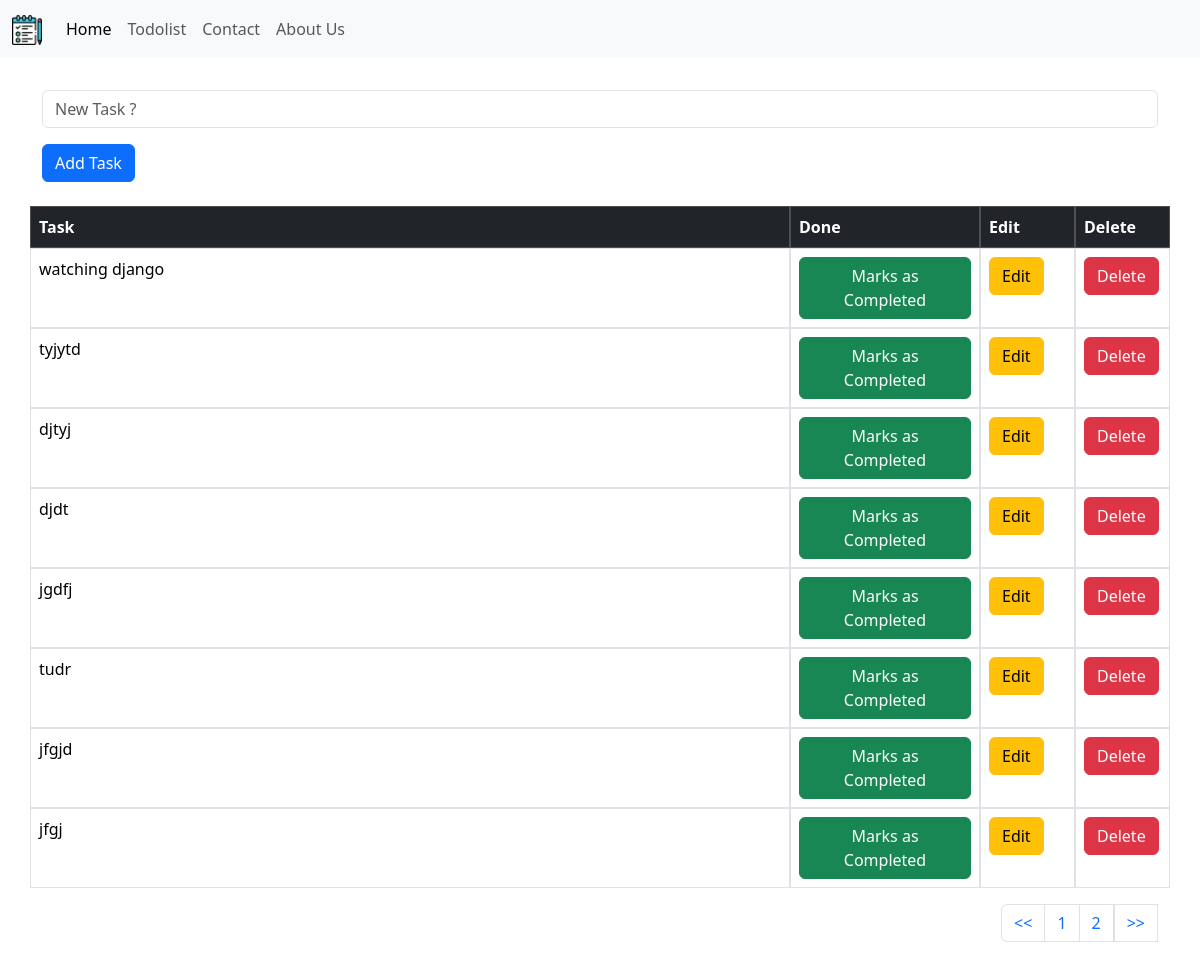
Before: /todolist/ with the older database file.
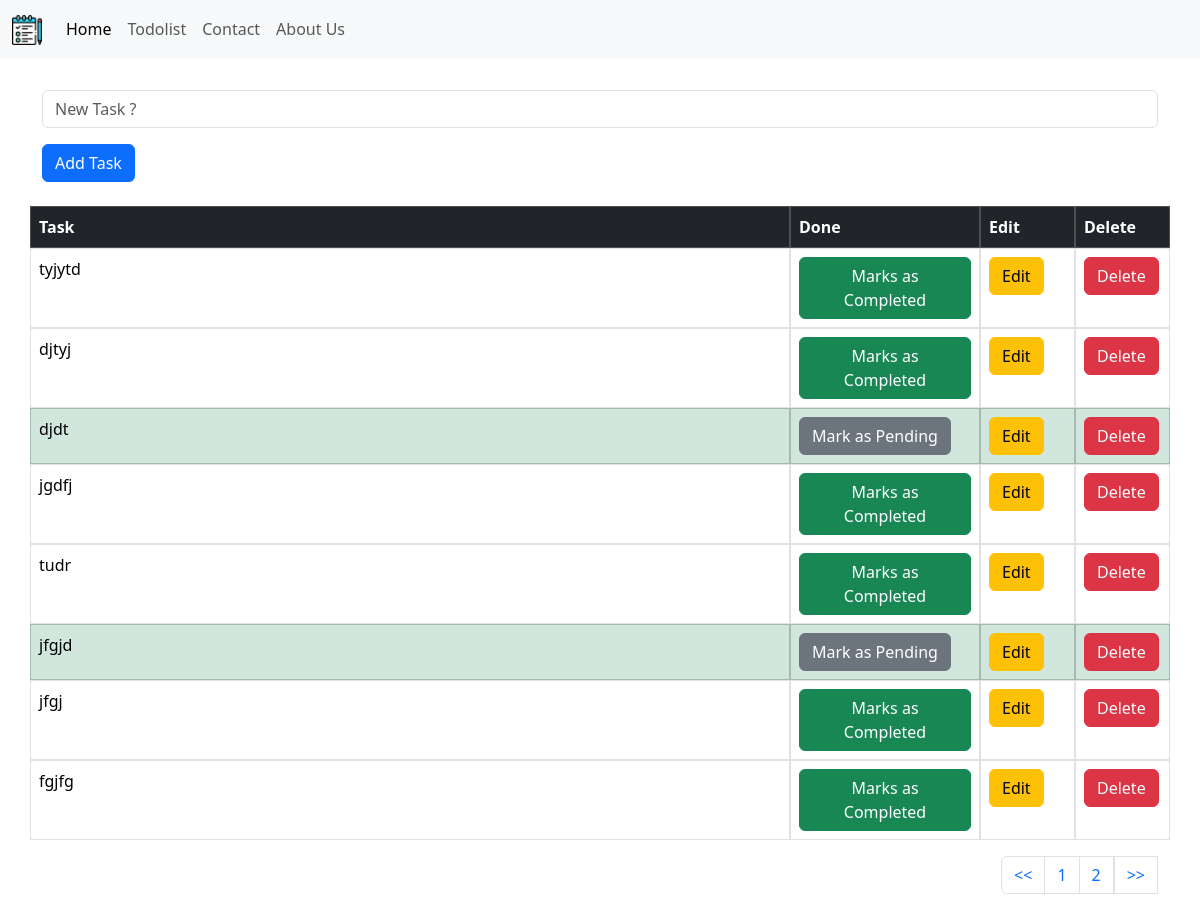
After: the same page with the newer database file.
### mainapp/models.py (models this page shows, shortened)
class Task(models.Model):
    task= models.CharField(max_length=100)
    is_completed = models.BooleanField(default=False)

### mainapp/views.py (the view, shortened to what this page needs)
# urls.py: path('todolist/', views.todolist, name='todolist'),
def todolist(request):
   all_tasks = Task.objects.all()
   paginator=Paginator(all_tasks, 8)
   page = request.GET.get("page")
   all_tasks =paginator.get_page(page)
   context = {
      'page':'TaskList',
      'all_tasks':all_tasks,
   }
   return render(request, "todolist.html",context )

### mainapp/templates/todolist.html (shortened to what this page needs)
{%extends "base.html"%}
 {%block content%}
 <div class="container">
  <br>
  <form method="post">
  <div class="mb-3">
    <input name="task" type="text" placeholder="New Task ?" class="form-control">
  </div>
  <button type="submit" class="btn btn-primary">Add Task</button>
</form>
  <br>
  <table class="table table-bordered">
  <thead class="table-dark ">
    <tr class="row">
      <th class="col-8" scope="col">Task</th>
      <th class="col-2" scope="col">Done</th>
      <th class="col-1" scope="col">Edit</th>
      <th class="col-1" scope="col">Delete</th>
    </tr>
  </thead>
  <tbody>
    {% for task in all_tasks %}
      {% if task.is_completed %}
      <tr class="table-success row">
      <td class="col-8">{{task.task}}</td>
      <td class="col-2"><a href="{% url 'pending_task' task.id %}"><button type="button" class="btn btn-secondary">Mark as Pending</button></a></td>
      <td class="col-1"><a href="{% url 'edit_task' task.id %}"><button type="button" class="btn btn-warning">Edit</button></a></td>
      <td class="col-1"><a href="{% url 'delete_task' task.id %}"><button type="button" class="btn btn-danger">Delete</button></a></td>
    </tr>
      {% else %}
       <tr class="row">
         <td class="col-8">{{task.task}}</td>
         <td class="col-2"><a href="{% url 'complete_task' task.id %}"><button type="button" class="btn btn-success">Marks as Completed</button></a></td>
         <td class="col-1"><a href="{% url 'edit_task' task.id %}"><button type="button" class="btn btn-warning">Edit</button></a></td>
         <td class="col-1"><a href="{% url 'delete_task' task.id %}"><button type="button" class="btn btn-danger">Delete</button></a></td>
      </tr>
     {% endif %}
    {% endfor %}
  </tbody>
</table>
<nav aria-label="Page navigation example">
  <ul class="pagination justify-content-end">
    <li class="page-item"><a class="page-link" href="?page=1"><<</a></li>
    <li class="page-item"><a class="page-link" href="?page={{ all_tasks.number }}">{{all_tasks.number}}</a></li>
    {% if all_tasks.has_next %}
    <li class="page-item"><a class="page-link" href="?page={{ all_tasks.next_page_number }}">{{all_tasks.next_page_number}}</a></li>
    {% endif %}
  <a class="page-link" href="?page={{ all_tasks.paginator.num_pages }}">>></a>
  </ul>
</nav>
 </div>
 {%endblock content%}

Changed rows visible on the page:
removed Task: task "watching django"
changed Task "djdt": is_completed "Marks as Completed" → "Mark as Pending"
changed Task "jfgjd": is_completed "Marks as Completed" → "Mark as Pending"
now on this page (row unchanged): Task: task "fgjfg"
